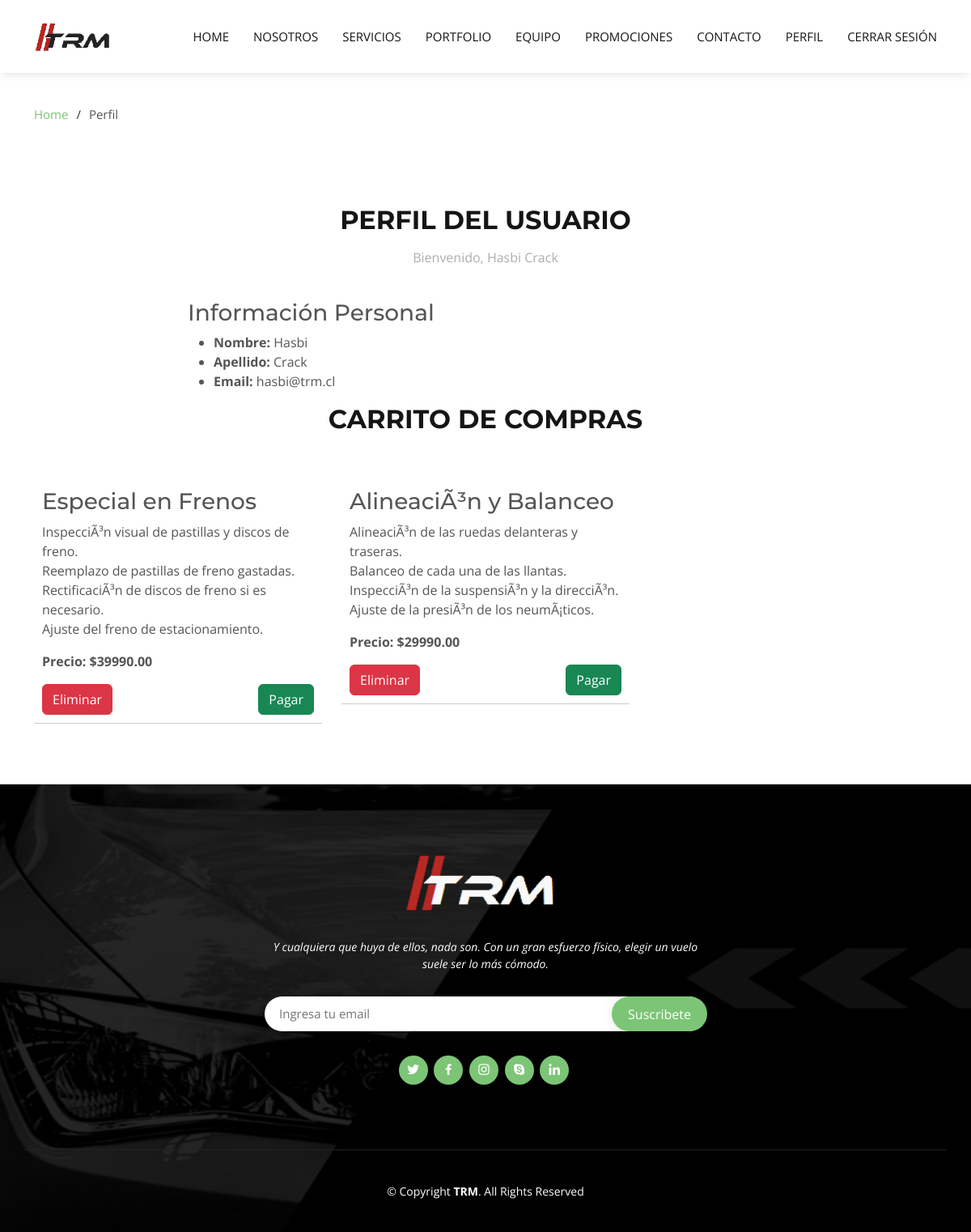
Before: /profile/ (signed in) with the older database file.
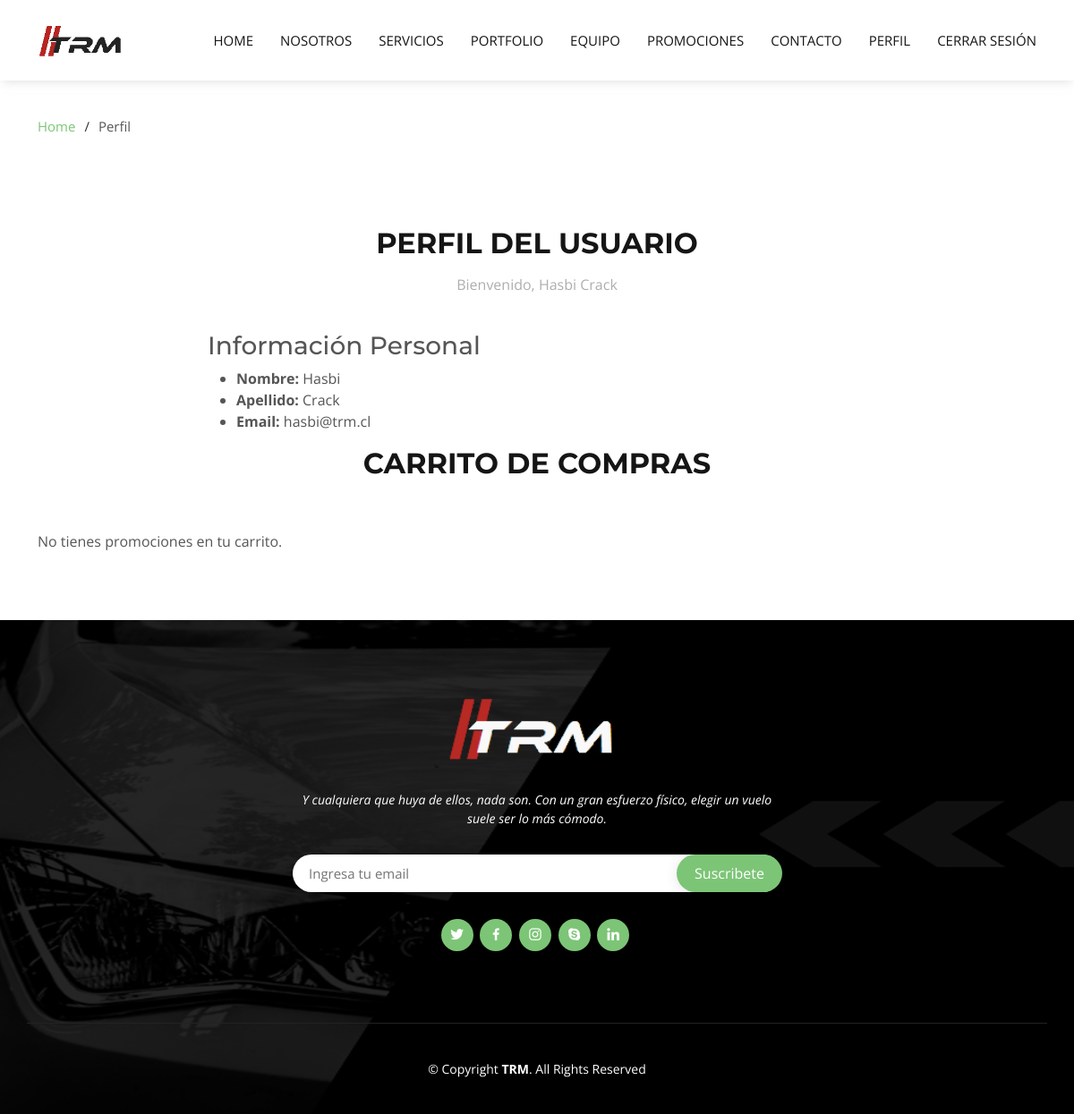
After: the same page with the newer database file.
### main/models.py (models this page shows, shortened)
class Promotion(models.Model):
    title = models.CharField(max_length=255)
    price = models.DecimalField(max_digits=10, decimal_places=2)
    description = models.TextField()

### main/views.py (the view)
# urls.py: path('profile/', views.profile, name='profile'),
@login_required
def profile(request):
    cart, created = Cart.objects.get_or_create(user=request.user)
    return render(request, 'profile.html', {'cart': cart})

### main/templates/profile.html (shortened to what this page needs)
<!DOCTYPE html>
<html lang="es">
<head>
    {% load static %}
    <link href="{% static 'vendor/aos/aos.css' %}" rel="stylesheet">
    <link href="{% static 'vendor/bootstrap/css/bootstrap.min.css' %}" rel="stylesheet">
    <link href="{% static 'vendor/bootstrap-icons/bootstrap-icons.css' %}" rel="stylesheet">
    <link href="{% static 'vendor/boxicons/css/boxicons.min.css' %}" rel="stylesheet">
    <link href="{% static 'vendor/glightbox/css/glightbox.min.css' %}" rel="stylesheet">
    <link href="{% static 'vendor/swiper/swiper-bundle.min.css' %}" rel="stylesheet">
    <link href="{% static 'css/style.css' %}" rel="stylesheet">
</head>
<body>
    <header id="header" class="d-flex align-items-center">
        <div class="container d-flex align-items-center justify-content-between">
            <div class="logo">
                <a href="{% url 'index' %}"><img src="{% static 'img/logo2.png' %}" alt="" class="img-fluid"></a>
            </div>
            <nav id="navbar" class="navbar">
                <ul>
                    <li><a class="nav-link scrollto" href="{% url 'index' %}">Home</a></li>
                    <li><a class="nav-link scrollto" href="{% url 'index' %}#about">Nosotros</a></li>
                    <li><a class="nav-link scrollto" href="{% url 'index' %}#services">Servicios</a></li>
                    <li><a class="nav-link scrollto" href="{% url 'index' %}#portfolio">Portfolio</a></li>
                    <li><a class="nav-link scrollto" href="{% url 'index' %}#team">Equipo</a></li>
                    <li><a class="nav-link scrollto" href="{% url 'index' %}#pricing">Promociones</a></li>
                    <li><a class="nav-link scrollto" href="{% url 'index' %}#contact">Contacto</a></li>
                    <li><a class="nav-link scrollto" href="{% url 'profile' %}">Perfil</a></li>
                    <li><a class="nav-link scrollto" href="{% url 'logout' %}">Cerrar Sesión</a></li>
                </ul>
            </nav>
        </div>
    </header>
    <main id="main" data-aos="fade-up">
        <section id="breadcrumbs" class="breadcrumbs">
            <div class="container">
                <div class="d-flex justify-content-between align-items-center">
                    <ol>
                        <li><a href="{% url 'index' %}">Home</a></li>
                        <li>Perfil</li>
                    </ol>
                </div>
            </div>
        </section>
        <section id="profile" class="profile">
          <div class="container">
              <div class="section-title">
                  <h2>Perfil del Usuario</h2>
                  <p>Bienvenido, {{ user.first_name }} {{ user.last_name }}</p>
              </div>
              <div class="row">
                  <div class="col-lg-8 offset-lg-2">
                      <div class="profile-info">
                          <h3>Información Personal</h3>
                          <ul>
                              <li><strong>Nombre:</strong> {{ user.first_name }}</li>
                              <li><strong>Apellido:</strong> {{ user.last_name }}</li>
                              <li><strong>Email:</strong> {{ user.username }}</li>
                          </ul>
                      </div>
                  </div>
              </div>
              <div class="section-title">
                  <h2>Carrito de Compras</h2>
              </div>
              {% if cart.promotions.all %}
              <div class="row">
                {% for promotion in cart.promotions.all %}
                    <div class="col-lg-4 col-md-6 mb-3">
                        <div class="box cart-item" data-aos="zoom-in" data-aos-delay="100">
                            <h3>{{ promotion.title }}</h3>
                            <p>{{ promotion.description|linebreaksbr }}</p>
                            <p><strong>Precio: ${{ promotion.price }}</strong></p>
                            <div class="cart-buttons">
                                <a href="{% url 'remove_from_cart' promotion.id %}" class="btn btn-danger">Eliminar</a>
                                <a href="{% url 'checkout' %}" class="btn btn-success">Pagar</a>
                            </div>
                        </div>
                    </div>
                {% endfor %}
            </div>
        {% else %}
            <p>No tienes promociones en tu carrito.</p>
        {% endif %}
    </div>
</section>
    </main>
    <footer id="footer">
        <div class="footer-top">
            <div class="container">
                <div class="row justify-content-center">
                    <div class="col-lg-6">
                        <a href="#header" class="scrollto footer-logo"><img src="{% static 'img/trm.png' %}" alt=""></a>
                        <p>Y cualquiera que huya de ellos, nada son. Con un gran esfuerzo físico, elegir un vuelo suele ser lo más cómodo.</p>
                    </div>
                </div>
                <div class="row footer-newsletter justify-content-center">
                    <div class="col-lg-6">
                        <form action="" method="post">
                            <input type="email" name="email" placeholder="Ingresa tu email"><input type="submit" value="Suscribete">
                        </form>
                    </div>
                </div>
                <div class="social-links">
                    <a href="#" class="twitter"><i class="bx bxl-twitter"></i></a>
                    <a href="#" class="facebook"><i class="bx bxl-facebook"></i></a>
                    <a href="#" class="instagram"><i class="bx bxl-instagram"></i></a>
                    <a href="#" class="google-plus"><i class="bx bxl-skype"></i></a>
                    <a href="#" class="linkedin"><i class="bx bxl-linkedin"></i></a>
                </div>
            </div>
        </div>
        <div class="container footer-bottom clearfix">
            <div class="copyright">
                &copy; Copyright <strong><span>TRM</span></strong>. All Rights Reserved
            </div>
        </div>
    </footer>
</body>
</html>

### main/static/css/style.css (style rules this page uses)
body { font-family: "Open Sans", sans-serif; color: #555555; }
a { text-decoration: none; color: #7cc576; }
h1, h2, h3, h4, h5, h6 { font-family: "Montserrat", sans-serif; }
#header { height: 90px; transition: all 0.5s; z-index: 997; transition: all 0.5s; background: #fff; box-shadow: 0 4px 10px -3px hsla(0, 0%, 75%, 0.5); }
#header .logo img { padding: 0; margin: 0; max-height: 40px; }
.scrolled-offset { margin-top: 90px; }
.navbar { padding: 0; }
.navbar ul { margin: 0; padding: 0; display: flex; list-style: none; align-items: center; }
.navbar li { position: relative; }
.navbar a, .navbar a:focus { display: flex; align-items: center; justify-content: space-between; padding: 10px 0 10px 30px; font-size: 15px; color: #151515; text-transform: uppercase; white-space: nowrap; transition: 0.3s; }
section { padding: 60px 0; overflow: hidden; }
.section-title { text-align: center; padding-bottom: 40px; }
.section-title h2 { font-size: 32px; font-weight: bold; text-transform: uppercase; margin-bottom: 15px; padding-bottom: 0; color: #151515; }
.section-title p { margin-bottom: 0; color: #aeaeae; }
.breadcrumbs { padding: 40px 0; }
.breadcrumbs ol { display: flex; flex-wrap: wrap; list-style: none; padding: 0; margin: 0; font-size: 15px; }
.breadcrumbs ol li+li { padding-left: 10px; }
.breadcrumbs ol li+li::before { display: inline-block; padding-right: 10px; color: #2f2f2f; content: "/"; }
#footer { background: url("../img/footer-bg_2.jpg") center center no-repeat; color: #fff; font-size: 14px; position: relative; }
#footer::before { content: ""; position: absolute; left: 0; right: 0; top: 0; bottom: 0; background: rgba(0, 0, 0, 0.85); z-index: 1; }
#footer .footer-top { position: relative; z-index: 2; text-align: center; padding: 80px 0; }
#footer .footer-top .footer-logo img { height: 80px; }
#footer .footer-top p { font-size: 15; font-style: italic; margin: 30px 0 0 0; padding: 0; }
#footer .footer-top .footer-newsletter { text-align: center; font-size: 15px; margin-top: 30px; }
#footer .footer-top .footer-newsletter form { background: #fff; padding: 6px 10px; position: relative; border-radius: 50px; box-shadow: 0px 2px 15px rgba(0, 0, 0, 0.1); text-align: left; }
#footer .footer-top .footer-newsletter form input[type=email] { border: 0; padding: 4px 8px; width: calc(100% - 100px); }
#footer .footer-top .footer-newsletter form input[type=submit] { position: absolute; top: 0; right: -1px; bottom: 0; border: 0; background: none; font-size: 16px; padding: 0 20px; background: #7cc576; color: #fff; transition: 0.3s; border-radius: 50px; box-shadow: 0px 2px 15px rgba(0, 0, 0, 0.1); }
#footer .footer-top .social-links { margin-top: 30px; }
#footer .footer-top .social-links a { font-size: 18px; display: inline-block; background: #7cc576; color: #fff; line-height: 1; padding: 8px 0; margin-right: 4px; border-radius: 50%; text-align: center; width: 36px; height: 36px; transition: 0.3s; }
#footer .footer-bottom { border-top: 1px solid #222222; z-index: 2; position: relative; padding-top: 40px; padding-bottom: 40px; }
#footer .copyright { text-align: center; }

Changed rows visible on the page:
no longer on this page (row edited): Promotion: title "Especial en Frenos", description "InspecciÃ³n visual de pastillas y discos de freno. Reemplazo de pastillas de freno gastadas. RectificaciÃ³n de discos de freno si es necesario. Ajuste del freno de estacionamiento.", price "39990.00"
no longer on this page (row edited): Promotion: title "AlineaciÃ³n y Balanceo", description "AlineaciÃ³n de las ruedas delanteras y traseras. Balanceo de cada una de las llantas. InspecciÃ³n de la suspensiÃ³n y la direcciÃ³n. Ajuste de la presiÃ³n de los neumÃ¡ticos.", price "29990.00"
Other visible differences:
text now shown: "No tienes promociones en tu carrito."
